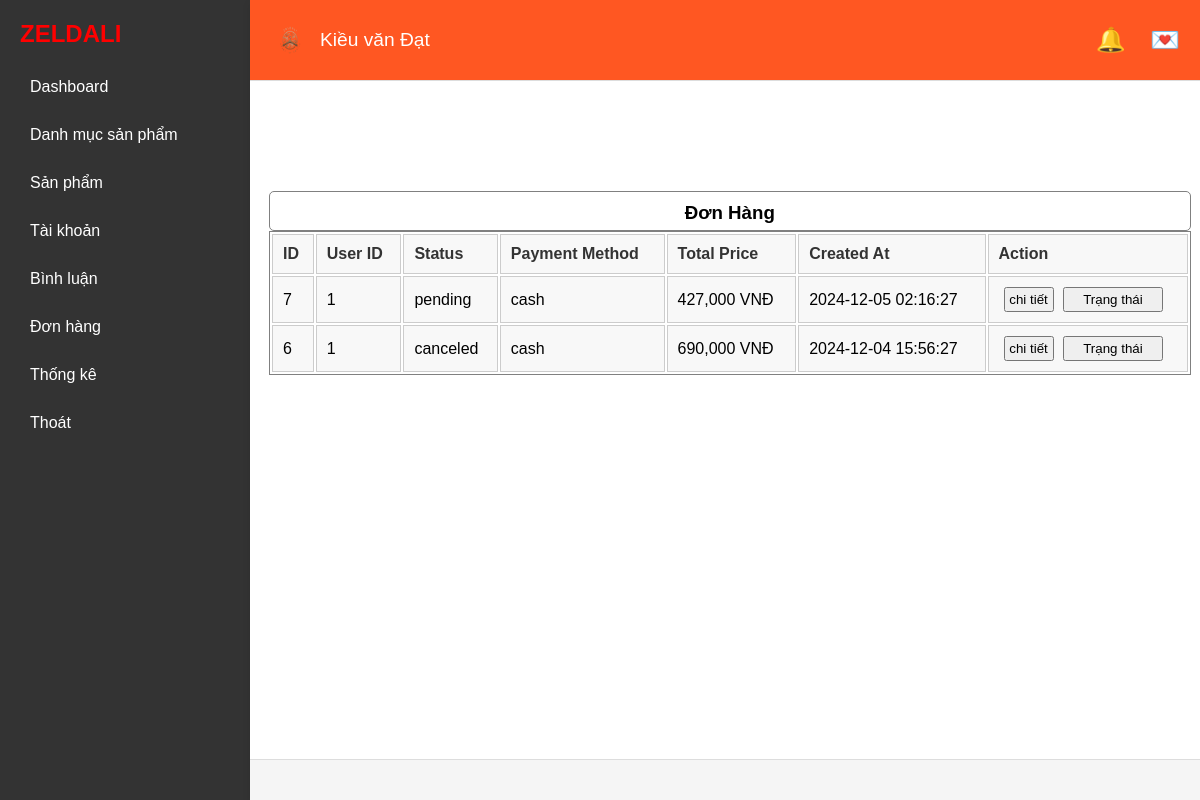
/index.php?role=admin&act=Order (signed in), run on the app's committed database.
### tables this page shows
CREATE TABLE `orders` (
  `id` int NOT NULL,
  `user_id` int NOT NULL,
  `status` enum('pending','in transit','completed','canceled') DEFAULT 'pending',
  `payment_method` enum('cash','card','online') DEFAULT 'cash',
  `total_price` decimal(10,2) NOT NULL,
  `created_at` timestamp NULL DEFAULT CURRENT_TIMESTAMP
);

### app/Database/Functions.php (called while the page is built, shortened)
<?php
function view($path_view, $data=[]){
    extract($data);
    $path_view  = str_replace(".","/", $path_view);
    include_once "app/Views/$path_view.php";
};

### app/Controllers/Admin/AdminOrderController.php (called while the page is built, shortened)
<?php
class AdminOrderController {
    public function index(){
        $orders = (new Order)->all();
        return view('Admin.cart.list', compact('categories','message', 'orders'));
    }
}

### index.php (called while the page is built, shortened)
<?php
include_once "app/Database/Database.php";
include_once "app/Database/Functions.php";
include_once "app/Models/Order.php";
include_once  "app/Controllers/Admin/AdminOrderController.php";
include_once "Router/Web.php";

### app/Database/Database.php (called while the page is built, shortened)
<?php
class Database
{
    private $pdo;
    public function __construct()
    {
        try {
            $this->pdo = new PDO("mysql:host=" . HOST . ";port=" . PORT . ";dbname=" . DBNAME,USERNAME,PASSWORD);
            $this->pdo->setAttribute(PDO::ATTR_ERRMODE, PDO::ERRMODE_EXCEPTION);
        } catch (Exception $error) {
            echo "<h1>Lỗi kết nối CSDL: " . $error->getMessage() . "</h1>";
        }
    }
    public function getConnection()
    {
        return $this->pdo;
    }
    public function __destruct()
    {
        $this->pdo = null;
    }
}

### app/Models/Order.php (called while the page is built, shortened)
<?php
class Order
{
    public $pdo;
    public function __construct()
    {
        $db = new Database();
        $this->pdo = $db->getConnection();
    }
    public function all()
    {
        $sql = "SELECT o.*, u.fullname, u.address, u.email, u.phone
                FROM orders o
                JOIN users u
                ON o.user_id = u.id
                ORDER BY o.id DESC";
        $stmt = $this->pdo->prepare($sql);
        $stmt->execute();
        return $stmt->fetchAll(PDO::FETCH_ASSOC);
    }
}

### app/Views/Admin/cart/list.php (the view, shortened to what this page needs)
<?php include_once VIEW . "Admin/base/header.php" ?>
<div class="main">
    <div class="product-main">
        <div style="color: green;margin: 40px 50px 0px 50px;font-weight: 25;height: 50px;border-radius: 20px;">
        </div>
        <div class="show_list" style="width: 97%; margin: 20px 0; border-collapse: collapse; margin-left: 2%;">
            <table style="width: 100%; border: 1px solid gray;">
                <div style="width: 100%; height: 40px; background-color: white; border: 1px solid gray; border-radius: 5px; margin-top: 20px; text-align: center;">
                    <h3 style="margin-top: 10px;">Đơn Hàng</h3>
                </div>
                <thead style="background-color: #f2f2f2;">
                    <tr>
                        <th style="background-color: #f8f8f8; color: #333; font-weight: bold; padding: 10px; text-align: left; border: 1px solid #ccc;">ID</th>
                        <th style="background-color: #f8f8f8; color: #333; font-weight: bold; padding: 10px; text-align: left; border: 1px solid #ccc;">User ID</th>
                        <th style="background-color: #f8f8f8; color: #333; font-weight: bold; padding: 10px; text-align: left; border: 1px solid #ccc;">Status</th>
                        <th style="background-color: #f8f8f8; color: #333; font-weight: bold; padding: 10px; text-align: left; border: 1px solid #ccc;">Payment Method</th>
                        <th style="background-color: #f8f8f8; color: #333; font-weight: bold; padding: 10px; text-align: left; border: 1px solid #ccc;">Total Price</th>
                        <th style="background-color: #f8f8f8; color: #333; font-weight: bold; padding: 10px; text-align: left; border: 1px solid #ccc;">Created At</th>
                        <th style="background-color: #f8f8f8; color: #333; font-weight: bold; padding: 10px; text-align: left; border: 1px solid #ccc;">Action</th>
                    </tr>
                </thead>
                <tbody>
                    <?php foreach ($orders as $order) : ?>
                        <tr>
                            <td style="background-color: #f8f8f8; padding: 10px; text-align: left; border: 1px solid #ccc;"><?= $order['id'] ?></td>
                            <td style="background-color: #f8f8f8; padding: 10px; text-align: left; border: 1px solid #ccc;"><?= $order['user_id'] ?></td>
                            <td style="background-color: #f8f8f8; padding: 10px; text-align: left; border: 1px solid #ccc;"><?= $order['status'] ?></td>
                            <td style="background-color: #f8f8f8; padding: 10px; text-align: left; border: 1px solid #ccc;"><?= $order['payment_method'] ?></td>
                            <td style="background-color: #f8f8f8; padding: 10px; text-align: left; border: 1px solid #ccc;"><?= number_format($order['total_price']) ?> VNĐ</td>
                            <td style="background-color: #f8f8f8; padding: 10px; text-align: left; border: 1px solid #ccc;"><?= $order['created_at'] ?></td>
                            <td style="width: 200px; background-color: #f8f8f8; padding: 10px; text-align: left; border: 1px solid #ccc;">
                                <a href="index.php?role=admin&act=OrderDetail&id=<?= $order['id'] ?>"><input style="margin-left: 5px; width: 50px; height: 25px;" type="button" value="chi tiết"></a>
                                <a href="index.php?role=admin&act=OrderStatus&id=<?= $order['id'] ?>"><input style="margin-left: 5px; width: 100px; height: 25px;" type="button" value="Trạng thái"></a>
                            </td>
                        </tr>
                    <?php endforeach; ?>
                </tbody>
            </table>
        </div>
    </div>
</div>
<?php include_once VIEW . "Admin/base/footer.php" ?>

### Assets/Admin/Css/admin.css (style rules this page uses)
* { box-sizing: border-box; margin: 0; padding: 0; font-family: Arial, sans-serif; }
body { display: flex; height: 100vh; background-color: #f5f5f5; overflow-y: hidden; }

### app/Views/Admin/cart/list.php (style rules this page uses)
.main { height: 800px; overflow-y: auto; }

### data on the page
orders: id "7", user "1", status "pending", payment_method "cash", total_price "427,000", created_at "2024-12-05 02:16:27"
orders: id "6", user "1", status "canceled", payment_method "cash", total_price "690,000", created_at "2024-12-04 15:56:27"

### other printed values
$_SESSION['user']['fullname'] "Kiều văn Đạt"
